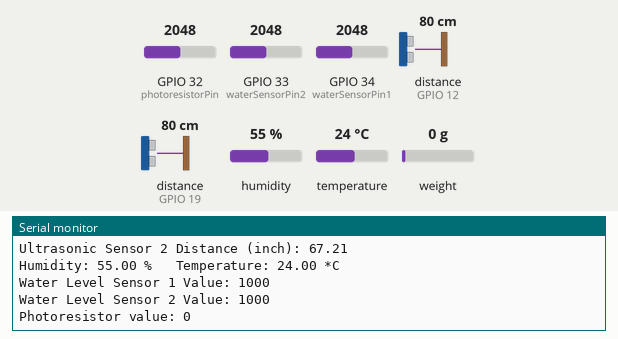
This sketch was run on a simulated ESP32. Parts: the last lines printed to the serial monitor. Wiring (inferred from the names in the program): 2 × ultrasonic range finder: trigger GPIO 13, echo GPIO 12 / trigger GPIO 21, echo GPIO 19. The inputs (shaded band) are chosen by the test bench; at power-on: weight on the scale 0 g, distance to the obstacle (sensors on GPIO 12, GPIO 19) 80 cm, humidity 55 %, GPIO 32 (photoresistorPin) = 2048, GPIO 33 (waterSensorPin2) = 2048, GPIO 34 (waterSensorPin1) = 2048, temperature 24 °C. The echo pulse lasts 58.3 µs per cm; WiFi joins after 1.5 s; servers stay silent unless stated; no MQTT or app messages arrive unless stated.

Above: at 4.7 s.
4.8 s: weight on the scale set to 100 g
At 5.17 s:
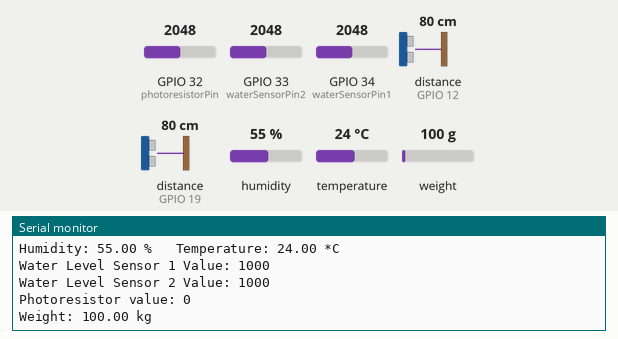
7.0 s: distance to the obstacle (sensor on GPIO 12) set to 2 cm
At 7.06 s:
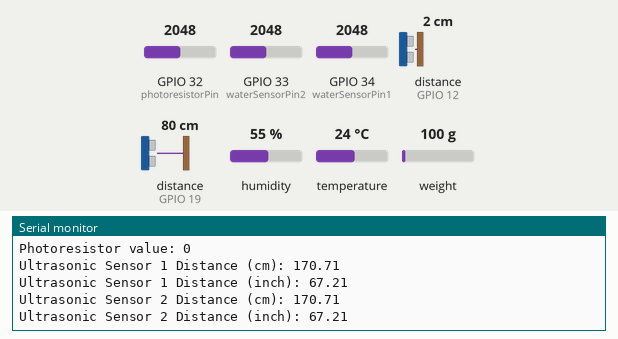
9.2 s: distance to the obstacle (sensor on GPIO 19) set to 2 cm
At 10.42 s:
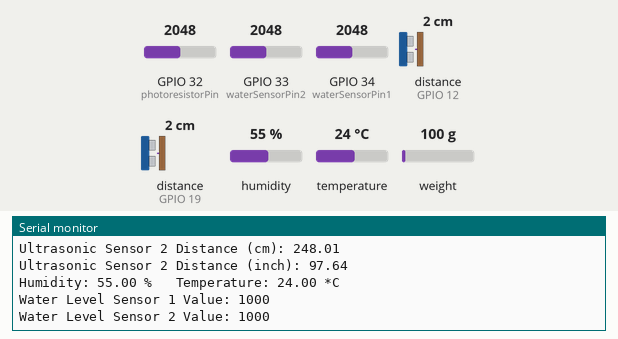
11.4 s: humidity set to 22 %
At 11.83 s:
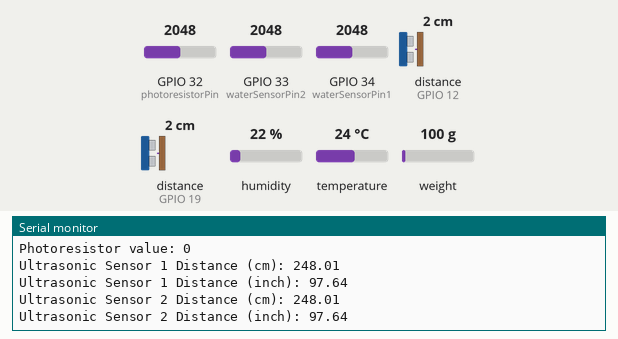
13.6 s: GPIO 32 (photoresistorPin) set to 122
At 14.6 s:
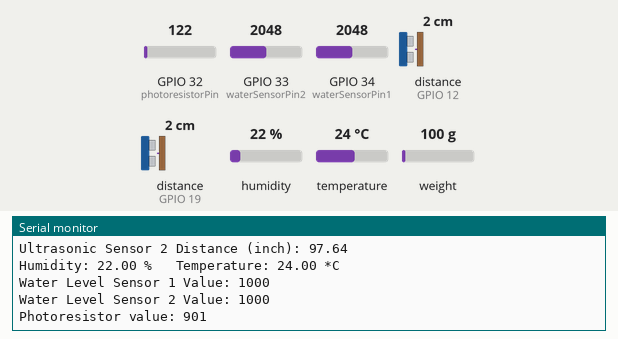
15.8 s: GPIO 33 (waterSensorPin2) set to 122
At 17.5 s:
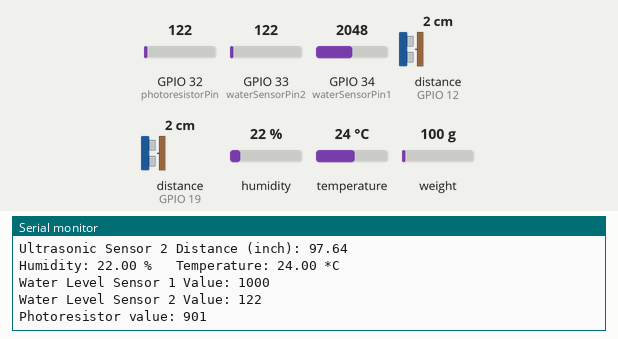

The sketch:

MQTTPubs_Completion.ino
```cpp
#include <WiFi.h>
#include <PubSubClient.h>
#include <DHT.h>
#include "HX711.h"

// Replace with your network credentials
const char* ssid = "Souls";
const char* password = "T6mw-YSej-syim-om4i";
// Replace with your MQTT Broker's IP address or hostname
const char* mqtt_server = "broker.hivemq.com";

WiFiClient espClient;
PubSubClient client(espClient);

// Ultrasonic sensor 1 pins
const int trigPin1 = 13;
const int echoPin1 = 12;

// Ultrasonic sensor 2 pins
const int trigPin2 = 21;
const int echoPin2 = 19;

// DHT11 sensor pin and type
#define DHTPIN 22
#define DHTTYPE DHT11

DHT dht(DHTPIN, DHTTYPE);

// Define sound speed in cm/uS
#define SOUND_SPEED 0.034
#define CM_TO_INCH 0.393701

// Water level sensor pins (ADC1 pins)
const int waterSensorPin1 = 34;
const int waterSensorPin2 = 33;

// Photoresistor sensor pin
const int photoresistorPin = 32; // Use an appropriate analog pin

// Weight sensor pins
const int LOADCELL_DOUT_PIN = 15;
const int LOADCELL_SCK_PIN = 2;

HX711 scale;

// Use a predetermined calibration factor
float calibration_factor = 2280.0;  // Replace with your own calibration factor
float last_known_weight = 0;

long duration1;
float distanceCm1;
float distanceInch1;

long duration2;
float distanceCm2;
float distanceInch2;

float humidity;
float temperature;
int waterLevel1;
int waterLevel2;

unsigned long lastDHTReadTime = 0;
unsigned long lastPublishTime = 0;
const unsigned long publishInterval = 1000; // Publish interval in milliseconds

void setup_wifi() {
  delay(10);
  Serial.println();
  Serial.print("Connecting to ");
  Serial.println(ssid);

  WiFi.begin(ssid, password);

  while (WiFi.status() != WL_CONNECTED) {
    delay(500);
    Serial.print(".");
  }

  Serial.println("");
  Serial.println("WiFi connected");
  Serial.println("IP address: ");
  Serial.println(WiFi.localIP());
}

void callback(char* topic, byte* payload, unsigned int length) {
  // handle message arrived
}

void reconnect() {
  // Loop until we're reconnected
  while (!client.connected()) {
    Serial.print("Attempting MQTT connection...");
    // Attempt to connect
    if (client.connect("ESP32Client")) {
      Serial.println("connected");
      // Subscribe to topics if needed
      // client.subscribe("yourTopic");
    } else {
      Serial.print("failed, rc=");
      Serial.print(client.state());
      Serial.println(" try again in 5 seconds");
      // Wait 5 seconds before retrying
      delay(5000);
    }
  }
}

void setup() {
  Serial.begin(115200); // Starts the serial communication

  // Initialize ultrasonic sensor 1
  pinMode(trigPin1, OUTPUT); // Sets the trigPin as an Output
  pinMode(echoPin1, INPUT); // Sets the echoPin as an Input

  // Initialize ultrasonic sensor 2
  pinMode(trigPin2, OUTPUT); // Sets the trigPin as an Output
  pinMode(echoPin2, INPUT); // Sets the echoPin as an Input

  pinMode(waterSensorPin1, INPUT); // Sets the waterSensorPin1 as an Input
  pinMode(waterSensorPin2, INPUT); // Sets the waterSensorPin2 as an Input

  pinMode(photoresistorPin, INPUT); // Sets the photoresistorPin as an Input

  dht.begin(); // Initialize DHT sensor

  setup_wifi();
  client.setServer(mqtt_server, 1883);
  client.setCallback(callback);

  // Initialize weight sensor
  scale.begin(LOADCELL_DOUT_PIN, LOADCELL_SCK_PIN);
  scale.set_scale(calibration_factor);  // Set the predetermined calibration factor
  scale.tare();  // Reset scale to 0

  // Wait for a moment to ensure everything is initialized properly
  delay(1000);
}

void readUltrasonicSensor1() {
  digitalWrite(trigPin1, LOW);
  delayMicroseconds(2);
  digitalWrite(trigPin1, HIGH);
  delayMicroseconds(10);
  digitalWrite(trigPin1, LOW);

  duration1 = pulseIn(echoPin1, HIGH);
  distanceCm1 = 250 - (duration1 * SOUND_SPEED / 2);
  distanceInch1 = distanceCm1 * CM_TO_INCH;

  Serial.print("Ultrasonic Sensor 1 Distance (cm): ");
  Serial.println(distanceCm1);
  Serial.print("Ultrasonic Sensor 1 Distance (inch): ");
  Serial.println(distanceInch1);

  // Convert distance to string
  String ultrasonicData1 = String(distanceCm1);

  // Publish to both topics
  client.publish("topic/ultrasonic1", ultrasonicData1.c_str());
  client.publish("topic/test", ultrasonicData1.c_str()); // Publish the same data to topic/test
}

void readUltrasonicSensor2() {
  digitalWrite(trigPin2, LOW);
  delayMicroseconds(2);
  digitalWrite(trigPin2, HIGH);
  delayMicroseconds(10);
  digitalWrite(trigPin2, LOW);

  duration2 = pulseIn(echoPin2, HIGH);
  distanceCm2 = 250 - (duration2 * SOUND_SPEED / 2);
  distanceInch2 = distanceCm2 * CM_TO_INCH;

  Serial.print("Ultrasonic Sensor 2 Distance (cm): ");
  Serial.println(distanceCm2);
  Serial.print("Ultrasonic Sensor 2 Distance (inch): ");
  Serial.println(distanceInch2);

  // Publish ultrasonic sensor 2 distance to MQTT
  String ultrasonicData2 = String(distanceCm2);
  client.publish("topic/ultrasonic2", ultrasonicData2.c_str());
}

void readDHTSensor() {
  humidity = dht.readHumidity();
  temperature = dht.readTemperature();

  if (isnan(humidity) || isnan(temperature)) {
    Serial.println("Failed to read from DHT sensor!");
  } else {
    Serial.print("Humidity: ");
    Serial.print(humidity);
    Serial.print(" %\t Temperature: ");
    Serial.print(temperature);
    Serial.println(" *C");

    // Publish humidity and temperature to MQTT
    String humidityData = String(humidity);
    String temperatureData = String(temperature);

    client.publish("topic/humidity", humidityData.c_str());
    client.publish("topic/temperature", temperatureData.c_str());
  }
}

void readWaterLevelSensors() {
  // Read the raw values from the water level sensors
  waterLevel1 = analogRead(waterSensorPin1);
  waterLevel2 = analogRead(waterSensorPin2);

  // Constrain the values to be between 0 and 1000
  waterLevel1 = constrain(waterLevel1, 0, 1000);
  waterLevel2 = constrain(waterLevel2, 0, 1000);

  Serial.print("Water Level Sensor 1 Value: ");
  Serial.println(waterLevel1);
  Serial.print("Water Level Sensor 2 Value: ");
  Serial.println(waterLevel2);

  // Publish water level data to MQTT
  String waterLevelData1 = String(waterLevel1);
  String waterLevelData2 = String(waterLevel2);

  client.publish("topic/waterlevel1", waterLevelData1.c_str());
  client.publish("topic/waterlevel2", waterLevelData2.c_str());
}

void readPhotoresistorSensor() {
  int sensorValue = analogRead(photoresistorPin);

  // Invert the sensor value (assuming 10-bit ADC)
  sensorValue = 1023 - sensorValue;

  // Ensure the sensor value is not negative
  if (sensorValue < 0) {
    sensorValue = 0;
  }

  Serial.print("Photoresistor value: ");
  Serial.println(sensorValue);

  // Publish light sensor value to MQTT
  String lightSensorData = String(sensorValue);
  client.publish("topic/lightsensor", lightSensorData.c_str());
}

void readWeightSensor() {
  float weight = scale.get_units(10);  // Average of 10 readings

  // Check for weight change
  if (abs(weight - last_known_weight) > 0.01) {  // If weight changes significantly
    Serial.print("Weight: ");
    Serial.print(weight);
    Serial.println(" kg");

    // Publish weight to MQTT
    String weightData = String(weight);
    client.publish("topic/weight", weightData.c_str());

    // If the weight is effectively zero, recalibrate
    if (weight < 0.01) {
      scale.tare();  // Reset scale to 0
      Serial.println("Scale recalibrated to zero.");
    }

    last_known_weight = weight;
  }
}

void loop() {
  if (!client.connected()) {
    reconnect();
  }
  client.loop();

  // Read and publish sensor data
  readUltrasonicSensor1();
  delay(100); // Short delay between publishes

  readUltrasonicSensor2();
  delay(100); // Short delay between publishes

  unsigned long currentTime = millis();
  if (currentTime - lastDHTReadTime >= 2000) {
    readDHTSensor();
    lastDHTReadTime = currentTime;
  }

  readWaterLevelSensors();
  delay(100); // Short delay between publishes

  readPhotoresistorSensor();
  delay(100); // Short delay between publishes

  readWeightSensor();
  delay(100); // Short delay between publishes

  delay(100); // Short delay to avoid overwhelming the broker
}
```

Measured:
- after the input at 4.8 s, the serial monitor: prints a new line after 0.21 s (image 1)
- after the input at 9.2 s, the serial monitor: prints a new line after 0.99 s (image 3)
- after the input at 13.6 s, the serial monitor: prints a new line after 0.07 s (image 5)
- after the input at 15.8 s, the serial monitor: prints a new line after 1.0 s (image 6)
